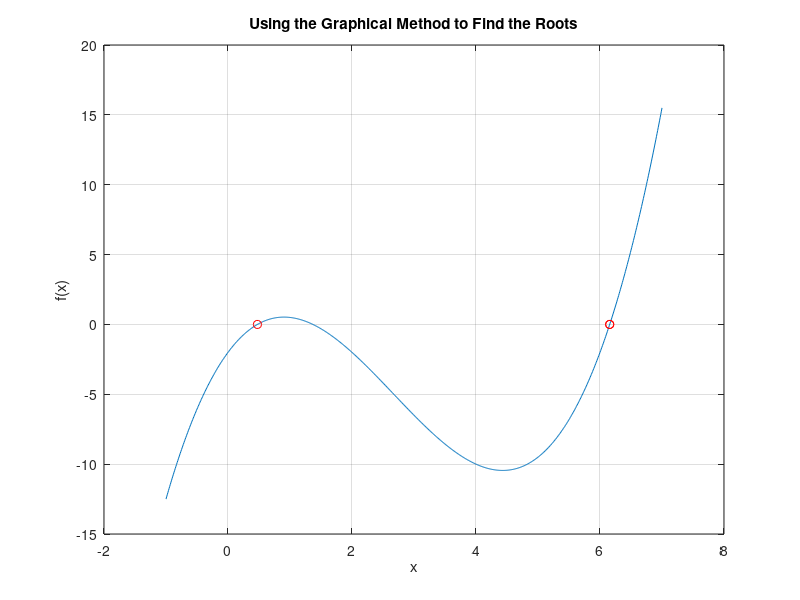
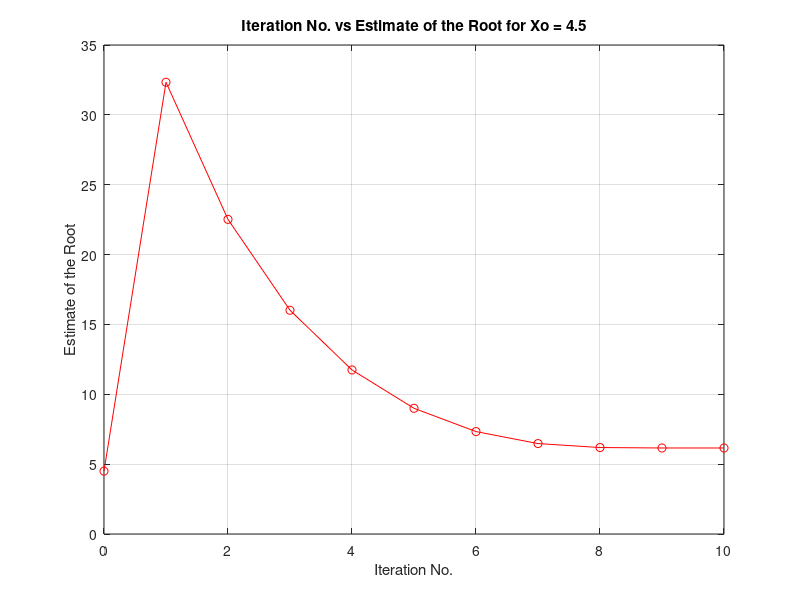
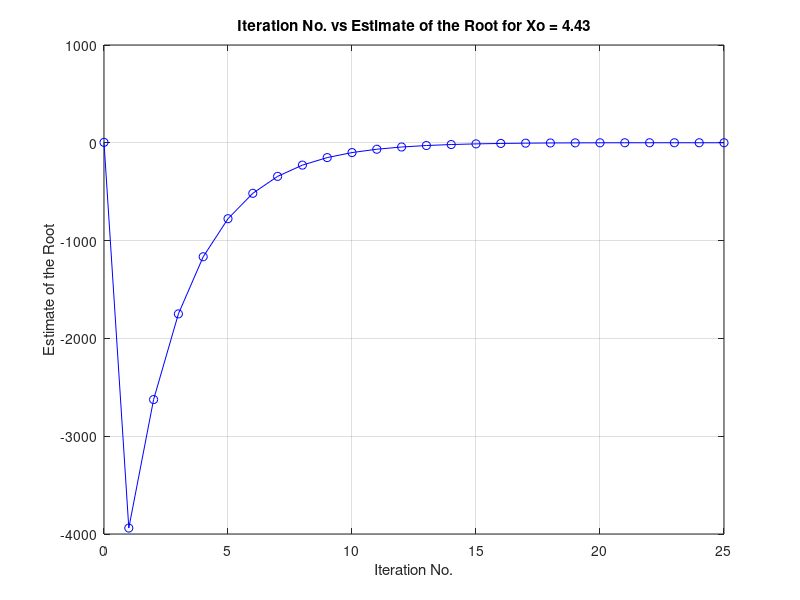

The MATLAB source for these figures, in order:
%%Raymond Waidmann
%%MAE 3100 Lab 3 9/13/19

%%This program uses functions roots and fzero to find the roots of a polynomial
    %%Plot the polynomial and find the roots graphically (uses fzero)
    %%Use Newt-Raps method to find one of the roots with 2 different initial guesses
    %%Plot the root estimate vs iteration for both initial guesses
    
format short g; %%formating statement for good scientific notation output

%%Creating a column vector p that includes the coefficients of the
    %%polynomial; the roots function finds the roots of p.
    %%We use the results of the roots function in order to have good
    %%initial guesses for the individual root assignment in the fzero
    %%statements below. This allows us to create 3 variables, each one
    %%equal to one of the roots. 
p = [0.5, -4, 6, -2];
rts = roots(p)

%%Plotting the polynomial 
figure(1);
x = [-1:0.01:7]; %%range that includes all three roots
f = @(x) ((0.5).*x.^3) - (4.*x.^2) + (6.*x) - 2; %%anonymous functions
df = @(x) ((1.5).*x.^2) - (8.*x) + 6;
plot(x,f(x));
hold on;
grid on;

%%Here we are using initial guesses 0, 2, and 6 based on the return value
    %%of the roots function. By using fzero, we can specifically assign
    %%each root to a different variable and this allows us to plot each
    %%root on the graph with a red circle in the plot statements below.
root1 = fzero(f, 0);
root2 = fzero(f, 2); %%root1, 2, and 3 are the same roots that roots(p) finds
root3 = fzero(f, 6);
fprintf("The roots using the fzero function are %.4f, %.4f, and %.4f\n\n", root1, root2, root3);

plot(root1, f(root1), 'ro');
plot(root2, f(root2), 'ro'); %%circling the roots on the graph
plot(root3, f(root3), 'ro');

title('Using the Graphical Method to Find the Roots');
xlabel('x');
ylabel('f(x)');
hold off;

%%Newton Rapshsons Method with Xo = 4.5
relapproxerr = zeros(1,15); %%an array of the error for each step in Newt-Raps Method
relapproxerr(1) = 100; %%arbitrary number > 0.01
z = zeros(1,15); %%an array of guesses of the reoot for each step in Newt-Raps Method
z(1) = 4.5; %%initial guess
i = 1; 
while (relapproxerr(i) > 0.1) %%this loop executes Newton Rapsons method and calculates Ea for each iteration
    i = i+1;
    z(i) = z(i-1) - ((f(z(i-1)))./(df(z(i-1)))); %%Newt_Raps Method formula
    relapproxerr(i) = abs((z(i) - z(i-1))./(z(i))).*100; %%Rel Approx Error Formula
end    

iterations = [0:(i-1)]; %%a 1D matrix that has all the iteration numbers 
                        %%from 0 to however many times the while loop executed
disp('Newt_Raps Method with Initial Guess x = 4.5');
disp('Iteration No.           xi           ea');
disp([iterations(1,:)', z(1:i)', relapproxerr(1:i)']); %%displaying the results in a table

%%Newton Raps with Xo = 4.43
%%See comments on code for Xo = 4.5, code is identical except different
    %%variable names and initial values
relapproxerr2 = zeros(1,30);
relapproxerr2(1) = 100; 
z2 = zeros(1,30);
z2(1) = 4.43; %%This is the only line that is different, different Xo.
i2 = 1;
while (relapproxerr2(i2) > 0.1)
    i2 = i2+1;
    z2(i2) = z2(i2-1) - ((f(z2(i2-1)))./(df(z2(i2-1))));
    relapproxerr2(i2) = abs((z2(i2) - z2(i2-1))./(z2(i2))).*100;
end    

iterations2 = [0:1:(i2-1)];
disp('Newt_Raps Method with Initial Guess x = 4.43');
disp('Iteration No.           xi           ea');
disp([iterations2(1,:)', z2(1:i2)', relapproxerr2(1:i2)']);

%%Plotting Results for Xo = 4.5
figure(2);
plot(iterations(1,:), z(1:i), 'ro-');
hold on;
xlabel('Iteration No.');
ylabel('Estimate of the Root');
title('Iteration No. vs Estimate of the Root for Xo = 4.5');
grid on;
hold off;

%%Plotting Results for Xo = 4.43
figure(3);
plot(iterations2(1,:), z2(1:i2), 'bo-');
hold on;
xlabel('Iteration No.');
ylabel('Estimate of the Root');
title('Iteration No. vs Estimate of the Root for Xo = 4.43');
grid on;
hold off;

%%After completing this lab, it can be seen that using Newton Raphsons
%%method with an initial Xo = 4.43 does not correctly find the closest
%%root. This is because at X = 4.43, the derivative of the graph is less
%%than zero, but very small in magnitude:

%%df @(4.43) = ((1.5).*(4.43).^2) - (8.*(4.43)) + 6 = -0.00265

%%As we can see from the table and due to the above calculation, the
%%guess of the location of the root after just one iteration is -3939.1.
%%Since we are so far away from any of the three roots - which are all
%%located inbetween x = [0, 7] - there is really no chance that we can
%%find any of the roots in few iterations with a new initial guess so far away. 
%%This proves to be true as even after significantly more iterations than the
%%initial guess at Xo = 4.5, we predict a final value of the root to be
%%0.47457 which is a root, but not the one closest to 4.43. With an initial
%%guess of 4.43, we would expect to find the root at 6.1563; since the sign 
%%of df @(4.43) is negative, this prevents us from finding the root at 
%%6.1563 since we would need a positive slope at an initial guess less 
%%than the value of the root to approach the correct value, which is not
%%the case here.

%%The reason that the initial guess at Xo = 4.5 is able to correctly find a
%%root is because the slope is small in magnitude, but not nearly as small
%%as df @(4.43) and is positive:

%%df @(4.5) = ((1.5).*(4.5).^2) - (8.*(4.5)) + 6 = 0.375

%%As a result of this much larger and positive derivative, the guess 
%%of the root after just one iteration is X = 32.333. Although this is 
%%still guite far from the largest root of 6.1563, it is significantly 
%%close enough for us to approach the value of the root after
%%just 10 total iterations. The sign of df @(4.5) is also positive,
%%allowing us to approach to root we want to find at 6.1563 
%%since 4.5 is less than 6.1563; since the initial guess is less than the
%%value of the root, we need an initially positive slope to approach the
%%root on the first iteration as is the case here. 

%%These results can also be seen on figures 2 and 3; both figures initially
%%spike after one iteration, but the magnitude of the spike is much smaller on
%%figure 2 than it is on figure 3. 
